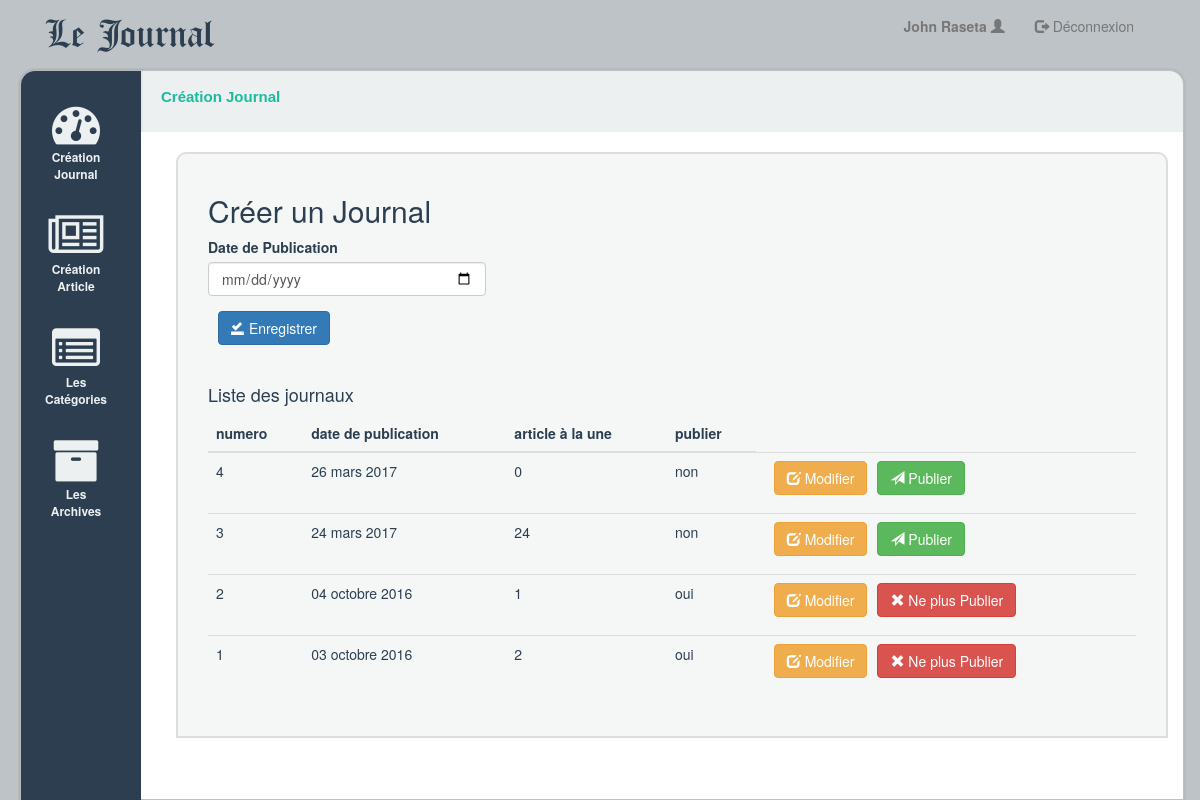
The page /admin/index.php (signed in) on the database its author committed.
### tables this page shows
CREATE TABLE `journal` (
  `idJournal` int(11) NOT NULL,
  `dateJournal` varchar(25) NOT NULL,
  `idUne` int(11) NOT NULL DEFAULT '0',
  `publier` varchar(5) NOT NULL DEFAULT 'non'
);

### fonction/JournalDB.class.php (called while the page is built, shortened)
<?php
class JournalDB
{
	var $con;
	public function __construct($con)
	{
		$this->con=$con;
	}
	public function getAllJournal()
	{
		$sql = "SELECT * FROM journal ORDER BY dateJournal DESC";
		$reg=$this->con->prepare($sql);
		$reg->execute();
		$tab=array();
		while($line=$reg->fetch())
		{
			array_push($tab, new Journal($line["idJournal"],$line["dateJournal"],$line["idUne"],$line["publier"]));
		}
		return $tab;
	}
}
?>

### fonction/Journal.class.php (called while the page is built, shortened)
<?php
class Journal
{
	public function __construct($idJournal,$dateJournal,$idUne,$publier)
	{
		$this->idJournal=$idJournal;
		$this->dateJournal=$dateJournal;
		$this->idUne=$idUne;
		$this->publier=$publier;
	}
}
?>

### fonction/UtilDb.class.php (called while the page is built, shortened)
<?php
class UtilDb{
	public function moisEnLettre($date)
	{
		$dat = explode("-", $date);
		$mois=$dat[1];
		switch ($mois) {
		    case 3:
		       $dd=$dat[2].' '.'mars'.' '.$dat[0] ;
		        break;
		    case 10:
		        $dd=$dat[2].' '.'octobre'.' '.$dat[0] ;
		        break;
    	}
    	return $dd;
	}
}
?>

### admin/index.php (the view, shortened to what this page needs)
<?php
	require_once('../fonction/Journal.class.php');
	require_once('../fonction/JournalDB.class.php');
	require_once('../fonction/UtilDb.class.php');
	$today = new DateTime();
	$day=(string)$today->format('Y-m-d');
	$base=new UtilDb();
	$connect=$base->getConnection();
	$JournalDB=new JournalDB($connect);
?>
<!doctype html>
<html>
	<head>
		<link rel="stylesheet"  style="text/css" href="../css/admin.min.css">
		<link rel="stylesheet"  style="text/css" href="../css/bootstrap/css/bootstrap.min.css">
		<link rel="stylesheet"  style="text/css" href="../css/bootstrap/css/font-awesome.min.css">
	</head>
	<body>
		<?php include ('header.php'); ?>
		<section>
			<ul>
			    <li class="title">Création Journal</li>
			</ul>
		</section>
		<section class="conteneur">
			<div id="interne">
				<h3>Créer un Journal</h3>
				<form action="<?php echo htmlspecialchars($_SERVER["PHP_SELF"]) ?>" method="POST">
					<div class="form-group" style="width:30%;">
					    <label for="text">Date de Publication</label>
					    <input  class="form-control" type="date" name="dateJ" min="<?php echo $day?>" placeholder="<?php echo $day?>" required>
					</div>
				    <p>
				    	<button type="submit" class="btn btn-primary">
				    		<span class="glyphicon glyphicon-saved"></span> Enregistrer
				    	</button>
					</p>
				</form>
				<div>
					<br>
					<h4>Liste des journaux</h4>
					<div class="table-responsive">
				        <table class="table table-hover" id="mytable">
				            <thead>
				                <tr>
				                    <th>numero</th>
				                    <th>date de publication</th>
				                    <th>article à la une</th>
				                    <th>publier</th>
				                </tr>
				            </thead>
				            <tbody>
				            	<?php
				            	$vaovao=$JournalDB->getAllJournal();
				            	foreach($vaovao AS $new) {
				       			?>
				                <tr>
				                    <td><?php echo $new->idJournal;?></td>
				                    <td><?php echo $base->moisEnLettre($new->dateJournal);?></td>
				                    <td><?php echo $new->idUne;?></td>
				                    <td><?php echo $new->publier;?></td>
				                    <td style="display:flex;">
				                       <p>
				                       		<a href="modifierJournal.php?idjournal=<?php echo $new->idJournal;?>" style="text-decoration:none;">
					                       		<button type="submit" class="btn btn-warning">
										    		<span class="glyphicon glyphicon-edit"></span> Modifier
										    	</button>
									    	</a>
									    	<br>
									    	<?php if($new->publier=="non"){?>
				                       		<form action="<?php echo htmlspecialchars($_SERVER["PHP_SELF"]) ?>?id=<?php echo $new->idJournal;?>" method="POST">
										    	<button type="submit" class="btn btn-success">
										    		<span class="glyphicon glyphicon-send"></span> Publier
										    	</button>
									    	</form>
									    	<?php }?>
									    	<?php if($new->publier=="oui"){?>
				                       		<form action="<?php echo htmlspecialchars($_SERVER["PHP_SELF"]) ?>?id=<?php echo $new->idJournal;?>" method="POST">
										    	<button type="submit" class="btn btn-danger">
										    		<span class="glyphicon glyphicon-remove"></span> Ne plus Publier
										    	</button>
									    	</form>
									    	<?php }?>
										</p>
			                        </td>
				                </tr>
				   				<?php }?>
				            </tbody>
				        </table>
				    </div>
				</div>
			</div>
		</section>
	</body>
</html>

### rows shown on the page
journal: idJournal "4", dateJournal "26 mars 2017", idUne "0", publier "non"
journal: idJournal "3", dateJournal "24 mars 2017", idUne "24", publier "non"
journal: idJournal "2", dateJournal "04 octobre 2016", idUne "1", publier "oui"
journal: idJournal "1", dateJournal "03 octobre 2016", idUne "2", publier "oui"

### other values the page prints
$_SESSION['journal_user']['nomUser'] "John Raseta"
